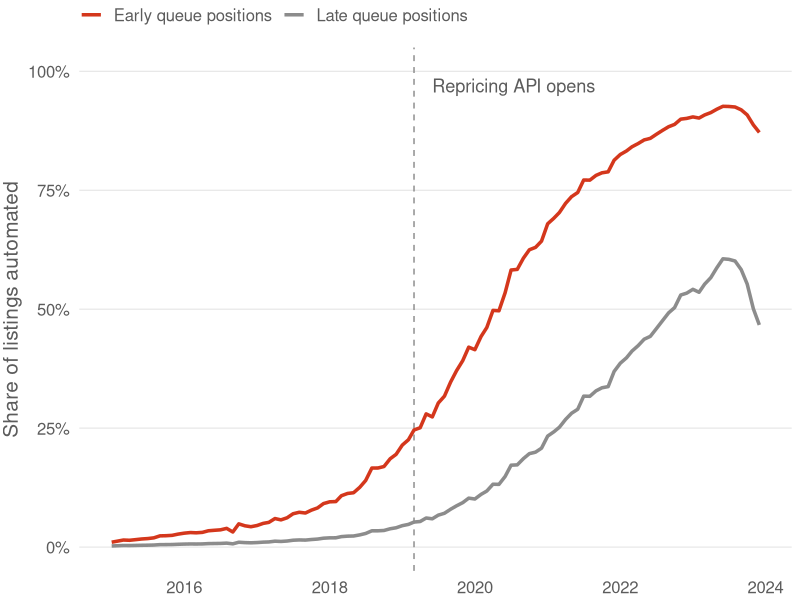
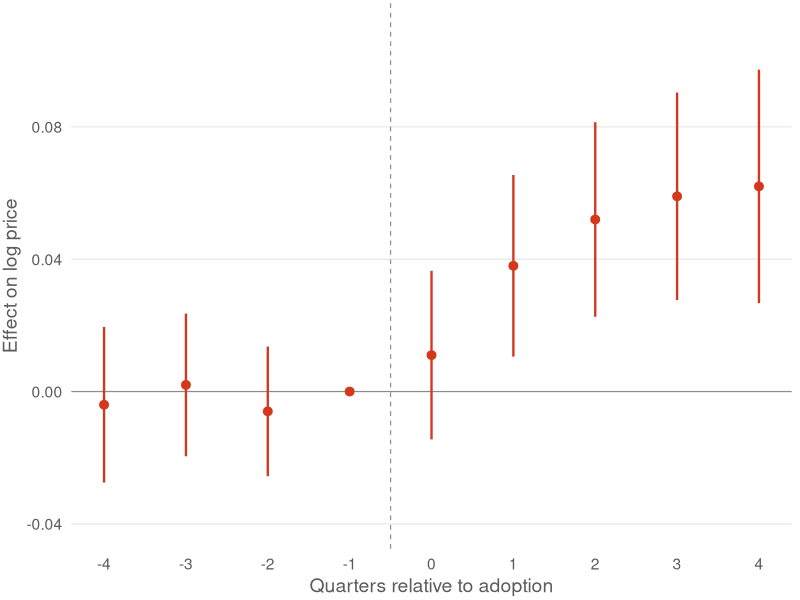

Reproduce these figures in R, in order.
## ---- chunk 1
#| include: false
library(ggplot2)

# Figure palette, matched to the Editorial theme: the vermilion accent for the
# series the slide is about, gray for the comparison, a white ground. If you
# restyle the slide theme, restyle this with it.
col_main <- "#D4371C"
col_soft <- "#8c8c8c"
col_text <- "#5c5c5c"
col_bg   <- "#ffffff"

talk_theme <- function(base_size = 15) {
  theme_minimal(base_size = base_size) +
    theme(
      panel.grid.minor = element_blank(),
      panel.grid.major.x = element_blank(),
      panel.grid.major.y = element_line(colour = "#e6e6e6", linewidth = 0.4),
      axis.title = element_text(colour = col_text),
      axis.text = element_text(colour = col_text),
      legend.position = "top",
      legend.justification = "left",
      legend.title = element_blank(),
      legend.text = element_text(colour = col_text),
      legend.margin = margin(0, 0, 0, 0),
      plot.margin = margin(2, 6, 2, 2),
      plot.background = element_rect(fill = col_bg, colour = NA)
    )
}
knitr::opts_chunk$set(dev.args = list(bg = col_bg))
## ---- chunk 2
#| label: adoption-curves
#| fig-width: 8
#| fig-height: 4.2
base <- subset(economics, date >= as.Date("2000-01-01") & date <= as.Date("2008-12-01"))
n <- nrow(base)
z <- as.numeric(scale(log(base$pce)))

adoption <- data.frame(
  date  = rep(seq(as.Date("2015-01-01"), by = "month", length.out = n), 2),
  share = c(plogis(2.2 * z - 0.8), plogis(2.0 * z - 2.6)),
  grp   = factor(rep(c("Early queue positions", "Late queue positions"), each = n),
                 levels = c("Early queue positions", "Late queue positions"))
)

ggplot(adoption, aes(date, share, colour = grp)) +
  geom_vline(xintercept = as.Date("2019-03-01"), linetype = "dashed",
             colour = col_soft, linewidth = 0.5) +
  geom_line(linewidth = 1.2) +
  annotate("text", x = as.Date("2019-06-01"), y = 0.97, hjust = 0, size = 4.6,
           colour = col_text, label = "Repricing API opens") +
  scale_colour_manual(values = c(col_main, col_soft)) +
  scale_y_continuous(limits = c(0, 1), labels = scales::label_percent(accuracy = 1)) +
  scale_x_date(date_breaks = "2 years", date_labels = "%Y") +
  labs(x = NULL, y = "Share of listings automated") +
  talk_theme(15)
## ---- chunk 3
#| label: event-study
#| fig-width: 5.4
#| fig-height: 4.0
es <- data.frame(
  k  = -4:4,
  b  = c(-0.004, 0.002, -0.006, 0, 0.011, 0.038, 0.052, 0.059, 0.062),
  se = c( 0.012, 0.011,  0.010, 0, 0.013, 0.014, 0.015, 0.016, 0.018)
)

ggplot(es, aes(k, b)) +
  geom_hline(yintercept = 0, colour = col_soft, linewidth = 0.4) +
  geom_vline(xintercept = -0.5, linetype = "dashed", colour = col_soft, linewidth = 0.4) +
  geom_pointrange(aes(ymin = b - 1.96 * se, ymax = b + 1.96 * se),
                  colour = col_main, linewidth = 0.8, size = 0.5) +
  scale_x_continuous(breaks = -4:4) +
  scale_y_continuous(limits = c(-0.04, 0.11)) +
  labs(x = "Quarters relative to adoption", y = "Effect on log price") +
  talk_theme(14)
